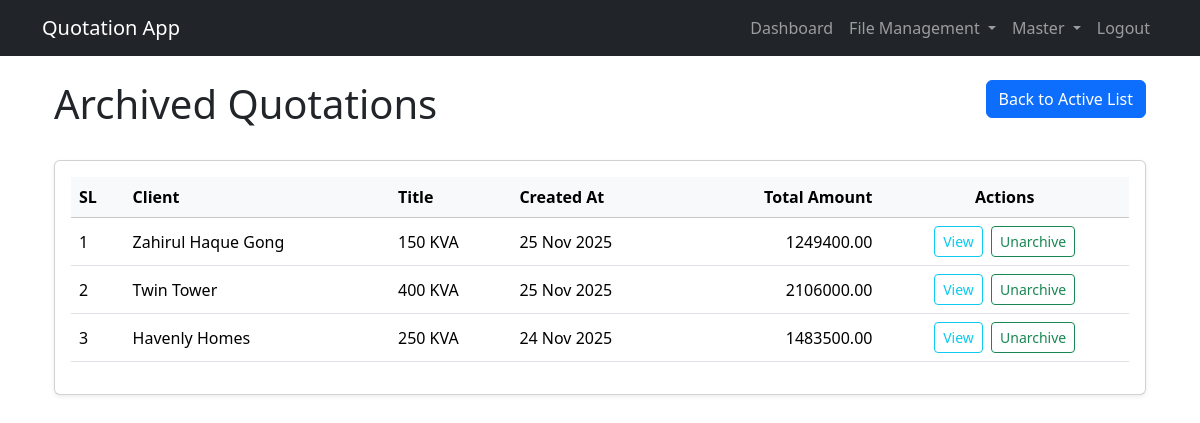
Before: /archived/ (signed in) with the older database file.
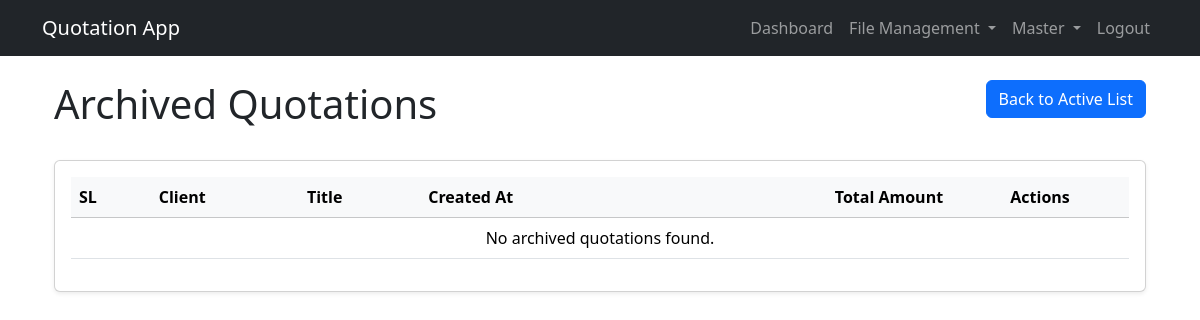
After: the same page with the newer database file.
### pages/models.py (models this page shows, shortened)
class Quotation(models.Model):
    STATUS_CHOICES = (
        ('active', 'Active'),
        ('archived', 'Archived'),
        ('rejected', 'Rejected'),
        ('achieved', 'Achieved'),
    )
    reference = models.CharField(max_length=20, null=True, blank=True)
    title = models.CharField(max_length=255)
    client_name = models.CharField(max_length=255)
    template = models.ForeignKey(QuotationTemplate, on_delete=models.SET_NULL, null=True, blank=True)
    created_at = models.DateTimeField(auto_now_add=True)
    updated_at = models.DateTimeField(auto_now=True)
    status = models.CharField(max_length=10, choices=STATUS_CHOICES, default='active')
    user = models.ForeignKey('auth.User', on_delete=models.SET_NULL, null=True, blank=True)
    discount = models.FloatField(default=0)
    def total_amount(self):
        return sum(group.subtotal() for group in self.groups.all())

class QuotationGroup(models.Model):
    quotation = models.ForeignKey(Quotation, on_delete=models.CASCADE, related_name='groups')
    name = models.CharField(max_length=255)
    def subtotal(self):
        return sum(item.total_price for item in self.items.all())

class QuotationItem(models.Model):
    group = models.ForeignKey(QuotationGroup, on_delete=models.CASCADE, related_name='items')
    item = models.ForeignKey(Item, on_delete=models.SET_NULL, null=True, blank=True)
    description = models.CharField(max_length=255, blank=True, null=True)
    unit = models.ForeignKey(Unit, on_delete=models.SET_NULL, null=True, blank=True)
    qty = models.FloatField(default=0)
    unit_price = models.FloatField(default=0)
    total_price = models.FloatField(default=0)

### pages/views.py (the view)
# urls.py: path('archived/', ArchivedQuotationListView.as_view(), name='archived_quotation_list'),
@method_decorator(login_required, name='dispatch')
class ArchivedQuotationListView(ListView):
    model = Quotation
    template_name = 'pages/quotations/archived_quotation_list.html'
    context_object_name = 'quotations'
    paginate_by = 10
    def get_queryset(self):
        return Quotation.objects.filter(status='archived').order_by('-created_at')

### templates/pages/quotations/archived_quotation_list.html (shortened to what this page needs)
{% extends 'base.html' %}
{% block content %}
<div class="container-fluid">
    <div class="row mb-4">
        <div class="col-md-6">
            <h1>Archived Quotations</h1>
        </div>
        <div class="col-md-6 text-md-end">
            <a href="{% url 'quotation_list' %}" class="btn btn-primary">Back to Active List</a>
        </div>
    </div>
    <div class="card shadow-sm mb-4">
        <div class="card-body">
            <div class="table-responsive">
                <table class="table table-hover align-middle">
                    <thead class="table-light">
                        <tr>
                            <th>SL</th>
                            <th>Client</th>
                            <th>Title</th>
                            <th>Created At</th>
                            <th class="text-end">Total Amount</th>
                            <th class="text-center">Actions</th>
                        </tr>
                    </thead>
                    <tbody>
                        {% for quotation in quotations %}
                        <tr>
                            <td>{{ page_obj.start_index|add:forloop.counter0 }}</td>
                            <td>{{ quotation.client_name }}</td>
                            <td>{{ quotation.title }}</td>
                            <td>{{ quotation.created_at|date:"d M Y" }}</td>
                            <td class="text-end">{{ quotation.total_amount|floatformat:2 }}</td>
                            <td class="text-center">
                                <a href="{% url 'quotation_view' quotation.pk %}" class="btn btn-sm btn-outline-info me-1">View</a>
                                <a href="{% url 'unarchive_quotation' quotation.pk %}" class="btn btn-sm btn-outline-success">Unarchive</a>
                            </td>
                        </tr>
                        {% empty %}
                        <tr>
                            <td colspan="7" class="text-center">No archived quotations found.</td>
                        </tr>
                        {% endfor %}
                    </tbody>
                </table>
            </div>
        </div>
    </div>
</div>
{% endblock %}

Changed rows visible on the page:
no longer on this page (row edited): Quotation: start_index|add "1", client_name "Zahirul Haque Gong", title "150 KVA", created_at "25 Nov 2025", total_amount "1249400.00"
no longer on this page (row edited): Quotation: start_index|add "2", client_name "Twin Tower", title "400 KVA", created_at "25 Nov 2025", total_amount "2106000.00"
no longer on this page (row edited): Quotation: start_index|add "3", client_name "Havenly Homes", title "250 KVA", created_at "24 Nov 2025", total_amount "1483500.00"
Other visible differences:
text now shown: "No archived quotations found."
